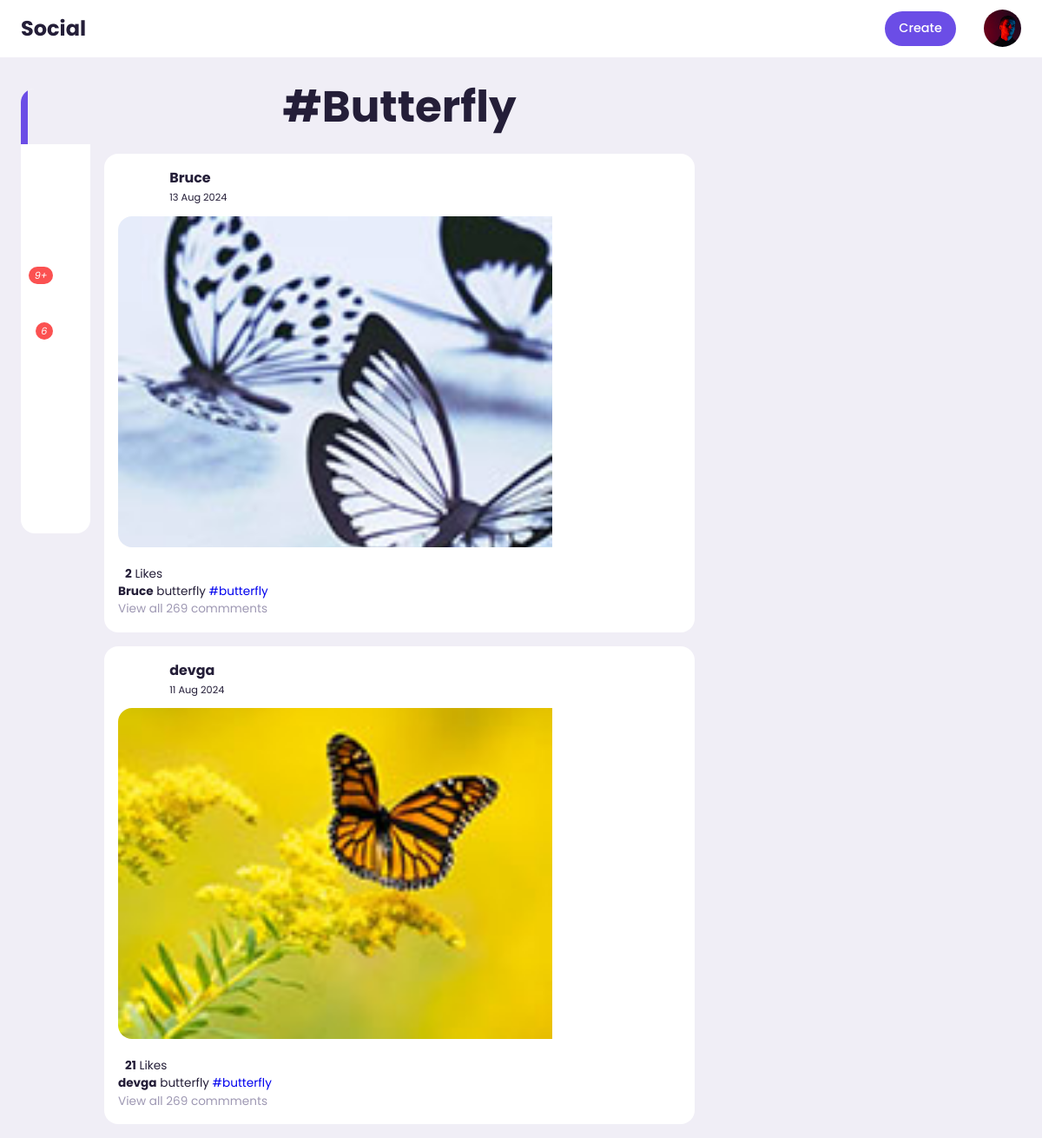
The page /post/tag/24babae7-57e2-11ef-ba1a-2c3b7007bc14 on the database as committed earlier.
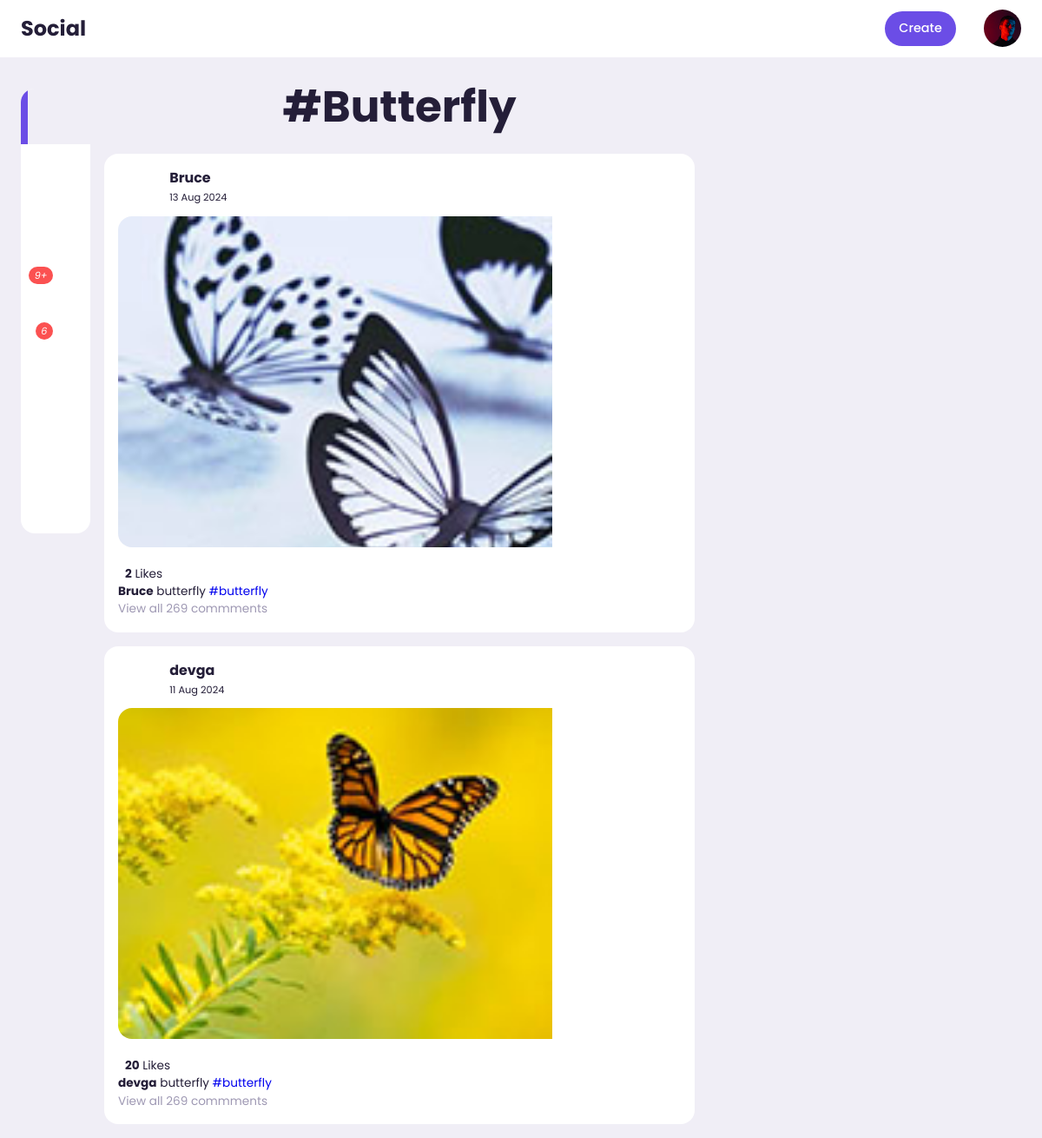
The same page on the database as committed later.
### post/models.py (models this page shows, shortened)
class Post(models.Model):
    id = models.UUIDField(primary_key=True,default=uuid.uuid4,editable=False)
    picture = models.ImageField(upload_to=user_directory_path,verbose_name="Picture",null=True)
    caption = models.CharField(max_length=10000,verbose_name="Caption")
    posted = models.DateTimeField(auto_now_add=True)
    tag = models.ManyToManyField(Tag,related_name="tags")
    user = models.ForeignKey(User,on_delete=models.CASCADE)
    likes = models.IntegerField(default=0)
    def get_absolute_url(self):
        return reverse('post-details',args=[str(self.id)])

### post/views.py (the view)
# urls.py: path('tag/<slug:tag_slug>',views.Tags,name='tags'),
def Tags(request,tag_slug):
    tag=get_object_or_404(Tag,slug=tag_slug)
    posts = Post.objects.filter(tag=tag).order_by('-posted')
    context={
        'posts' : posts,
        'tag' : tag
    }
    return render(request,'post/tag.html',context)

### post/models.py (called while the page is built)
    def get_absolute_url(self):
        return reverse('tags',args=[self.slug])

### post/templates/post/tag.html (shortened to what this page needs)
{%extends 'base.html'%}
{%load static%}
    {%block content%}
<div class="middle">
    <header>
        <div>
         <h1 style="font-size: 50px; text-align:center; font-weight: bold; ">
            #{{tag.title|title}}</h1>
        </div>
    </header>
    <div class="feeds">
        {% for post in posts %}
        <div class="feed">
            <div class="head">
                <div class="user">
                    <div class="profile-photo">
                    </div>
                    <div class="ingo">
                        <h3>{{post.user.username}}</h3>
                        <small>{{post.posted|date:"d M Y"}}</small>
                    </div>
                </div>
            </div>
            <div class="photo">
                <a href="{{post.get_absolute_url}}"><img src="{{post.picture.url}}" style="width: 500px; height: 381px; object-fit: cover;" >
            </a>
            </div>
            <div class="liked-by">
                <p id="like-count-{{ post.id }}"><b>{{ post.likes }}</b> Likes</p>
            </div>
            <div class="caption">
                <p><b>{{post.user.username}}</b> {{post.caption}}
                     <span class="harsh-tag">{% for tag in post.tag.all%}<a href ="{{tag.get_absolute_url}}">#{{tag.title}}</a>{% endfor %}</span></p>
            </div>
            <div>
                <div class="comments text-muted">View all 269 commments</div>
            </div>
        </div>
        {% endfor %}
    </div>
</div>
{% endblock content %}

Rows that differ between the two databases and show on the page:
changed Post "11 Aug 2024": likes "21" → "20"
